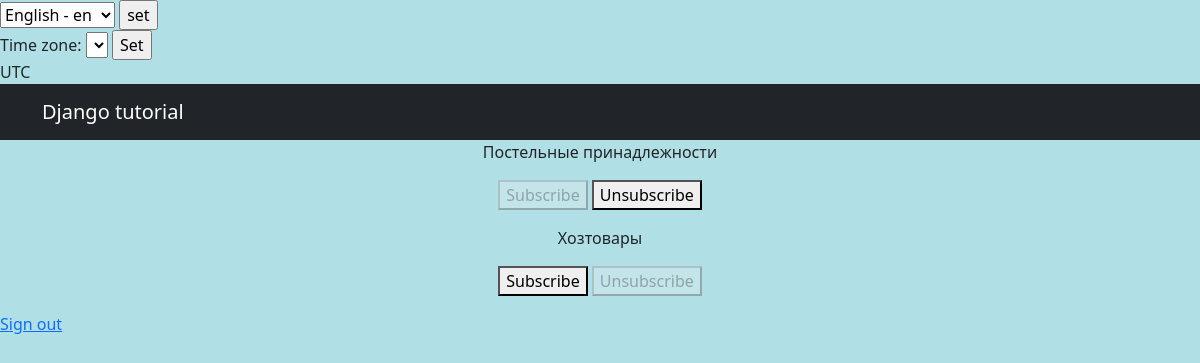
Page /products/subscriptions/ (signed in) on the earlier database version.
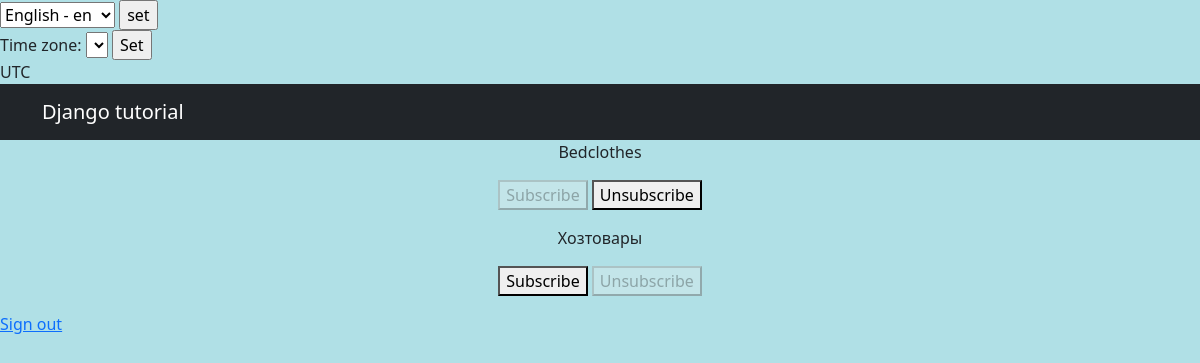
Same page on the later database version.
### simpleapp/models.py (models this page shows, shortened)
class Category(models.Model):
    name = models.CharField(
        max_length=100,
        unique=True,
        verbose_name=gettext_lazy('Category'),
        help_text=gettext_lazy('Category name'),
    )
    class Meta:  # Возвращает название категории во множественном или единственном числе в админпанеле
        verbose_name = _('Category')
        verbose_name_plural = _('Categories')

### simpleapp/views.py (the view, shortened to what this page needs)
# urls.py: path('subscriptions/', subscriptions, name='subscriptions'),
@login_required
@csrf_protect
def subscriptions(request):
    categories_with_subscriptions = Category.objects.annotate(
        user_subscribed=Exists(
            Subscription.objects.filter(
                user=request.user,
                category=OuterRef('pk'),
            )
        )
    ).order_by('name')
    return render(
        request,
        'subscriptions.html',
        {'categories': categories_with_subscriptions},
    )

### templates/subscriptions.html (shortened to what this page needs)
{% extends 'flatpages/default.html' %}
{% load i18n %}
{% block content %}
    {% for category in categories  %}
        <p>
            {{ category.name }}
            <form method="post">
                {% if category.user_subscribed %}
                    <button disabled>{% trans 'Subscribe' %}</button>
                    <button name="action" value="unsubscribe">{% trans 'Unsubscribe' %}</button>
                {% else %}
                    <button name="action" value="subscribe">{% trans 'Subscribe' %}</button>
                    <button disabled>{% trans 'Unsubscribe' %}</button>
                {% endif %}
            </form>
        </p>
    {% endfor %}
{% endblock content %}

Differences in the rows shown:
changed Category: name "Постельные принадлежности" → "Bedclothes"
